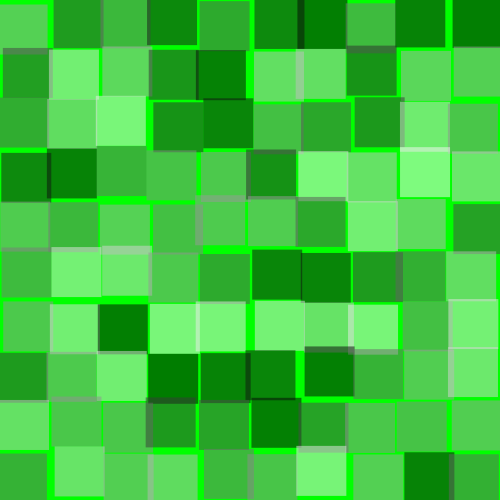
Frame 1 (no input)
Frame 60 (the mouse pressed at the canvas centre just before this capture): identical to frame 1, image omitted
Frame 120 (the mouse held since frame 60 and released just before this capture): identical to frame 1, image omitted

The Processing sketch that drew this single still picture (run headless with seeded random() and noise(); from frame 60 on, the mouse is pressed at the canvas centre):

// Processing sketch: lezione2
// ── lezione2.pde

// iterazione
/*
size(1000,700);
background(255);
strokeWeight(25);

int larghezzaFreccia = 150;

for(int x = 50; x<width; x+=50){
  if(x+larghezzaFreccia <= width){
    stroke(x%256, (x+80)%256, (x+160)%256); // generazione di un colore (usiamo il modulo 256 perché gli rgb vanno da 0 a 255)
    line(x, 0, x+larghezzaFreccia, height/2);
    line(x, height, x+larghezzaFreccia, height/2);
  }
}
*/

// ── lezione2_5.pde

/*
void setup(){
  size(800,400);
  background(255);
  fill(255,255,0);
  
  // 0-90
  arc(100,height/2,100,100,0,HALF_PI);
  // 0-270
  arc(200,height/2,100,100,0,PI+HALF_PI);
  //ERRORE
  arc(300,height/2,100,100,PI,0);
  //180-360
  arc(400,height/2,100,100,PI,TWO_PI);
  arc(500,height/2,100,100,PI,2*PI);
  
  arc(600,height/2,100,100,QUARTER_PI,HALF_PI);
  
  arc(700,height/2,100,100,radians(30),radians(330), PIE); //con PIE chiude tutti i bordi (OPEN e CHORD)
}

void draw(){}
*/

// ── lezione2_6.pde
/*
void setup(){
  size(800,800);
  background(125);
  noFill();
  textSize(40);
}


void draw(){
  background(125); //resetto ad ogni ciclo
  text("A1",185,50);
  text("C1",mouseX,mouseY);
  text("C2", 15,300);
  text("A2",190,300);
  stroke(255,0,0);
  line(185,50,mouseX,mouseY);
  line(15,300,190,300);
  stroke(0);
  bezier(185,50,mouseX,mouseY,15,300,190,300);
}
*/

// ── lezione2_7.pde
/*
int pos1=10;
int pos2=10;

void setup(){
  size(400,400);
  background(125);
}


void draw(){
  background(125);
  line(pos1,20,pos2,height-20);
  line(20,pos1,width-20,pos2);
  pos1++;
  pos2++;
  if(pos1 > height-20) pos1 = 10;
  if(pos2 > width-20) pos2 = 10;
}
*/

// ── lezione2_8.pde

/*
int pos=10;
int vel = 1;
int dir = 1;

void setup(){
  size(400,400);
  background(125);
}


void draw(){
  background(125);
  line(pos,20,pos,height-20);
  pos+=dir*vel;
  if(pos > width || pos<0) dir = -dir;
}
*/

// ── lezione2_9.pde
int lato = 50;


void setup(){
  size(500,500);
  noStroke();
  background(0,255,0);
  for(int y = 0; y < height; y += lato){
      for(int x = 0; x < height; x += lato){
        fill(random(255),130);
        rect(x+random(-5,5), y+random(-5,5),lato,lato);
      }
  }
}

void mousePressed(){
  setup();
}

void draw(){
  
}
